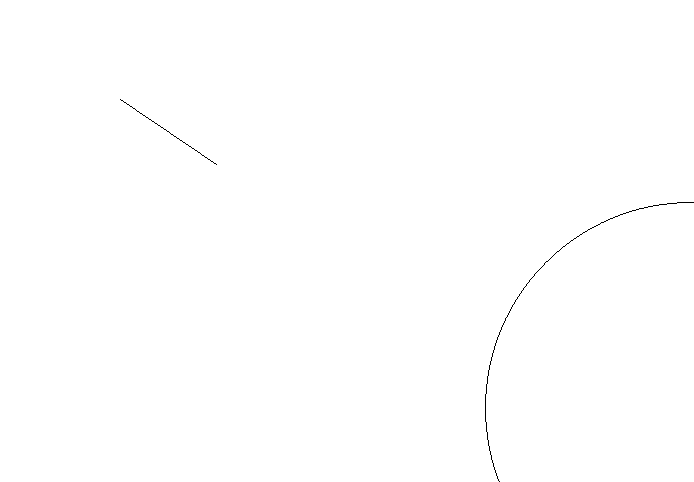
#> input picture ex3.png, 694 x 482 px
$ python main.py
#> lines starting #> are read from the running program, lines starting #| are printed output that depends on the picture; after the words box and inside, x2 and y2 are one past the last pixel; in counts of white or black regions, pixels touching at a corner belong together; long printed decimals are rounded
"""
Program to detect the point of intersection of a circular arc and a line segment
in a given image

Author: Karan Rawat
"""

import numpy as np
import cv2
from sympy import Circle, Point, Line, intersection


def detect_circle(img):
    gray = cv2.cvtColor(img, cv2.COLOR_BGR2GRAY)
    circles = cv2.HoughCircles(gray, cv2.HOUGH_GRADIENT, 1.85, 65,
                               param1=60, param2=30, minRadius=0, maxRadius=0)

    radius_map = {}
    for n in range(0, 500, 1):
        radius_map[n] = []

    print(circles)

    if circles is not None:
        circles = np.round(circles[0, :]).astype("int")
        print(circles)

        for (x, y, r) in circles:
            radius_map[r].append((x, y, r))

        radius_approx = circles[0][2]
        print(radius_approx)
        circle_approx = radius_map[radius_approx]
        output = gray.copy()
        for x, y, r in circle_approx:
            cv2.circle(output, (x, y), r, (0, 0, 255), 1)
            cv2.imshow(f"Radius {radius_approx}", output)

        return circle_approx[0]


def euler_to_coordinate_transform(euler_line):
    for rho, theta in euler_line:
        a = np.cos(theta)
        b = np.sin(theta)
        x0 = a * rho
        y0 = b * rho
        x1 = int(x0 + 2000 * (-b))
        y1 = int(y0 + 2000 * a)
        x2 = int(x0 - 2000 * (-b))
        y2 = int(y0 - 2000 * a)
    return [(x1, y1), (x2, y2)]


def detect_line(img):
    gray = cv2.cvtColor(img, cv2.COLOR_BGR2GRAY)
    edges = cv2.Canny(gray, 50, 60, apertureSize=3)

    cv2.imshow("edges", edges)
    lines = cv2.HoughLines(edges, 1.85, np.pi / 360, 90)

    print (lines)
    if lines is not None:
        line_transform = euler_to_coordinate_transform(lines[0])
        cv2.line(img, line_transform[0], line_transform[1], (255, 0, 0), 1)
        cv2.imshow("Line", img)

    return [line_transform[0], line_transform[1]]


if __name__ == '__main__':

    original_image = cv2.imread('ex3.png')
#> original_image is the input picture: shape (482, 694, 3); 99.9% white; black in thin lines or dots, all inside (x1, y1, x2, y2) = (120, 99, 694, 482)
    cv2.imshow('Original image', original_image)
    cv2.waitKey(0)

    detected_circle = detect_circle(original_image)
#> in detect_circle, `circles = cv2.HoughCircles(gray, cv2.HOUGH_GRADIENT, 1.85, 65, param1=..`: circles = [[691, 407.9, 204.8], [624.4, 415.3, 140.2], [650.3, 354.3, 139.3]]
#| [[[690.975 407.925 204.795  ]
#|   [624.375   415.325   140.230]
#|   [650.275   354.275   139.305]]]
#> in detect_circle, `circles = np.round(circles[0, :]).astype("int")`: circles = [[691, 408, 205], [624, 415, 140], [650, 354, 139]]
#| [[691 408 205]
#|  [624 415 140]
#|  [650 354 139]]
#> the loop in detect_circle, `for (x, y, r) in circles:` made 3 passes
#> in detect_circle, `radius_approx = circles[0][2]`: radius_approx = 205
#| 205
#> in detect_circle, `circle_approx = radius_map[radius_approx]`: circle_approx = [(691, 408, 205)]
#> the loop in detect_circle, `for x, y, r in circle_approx:` made 1 pass
#> pass 1, in detect_circle, `cv2.imshow(f"Radius {radius_approx}", output)`:
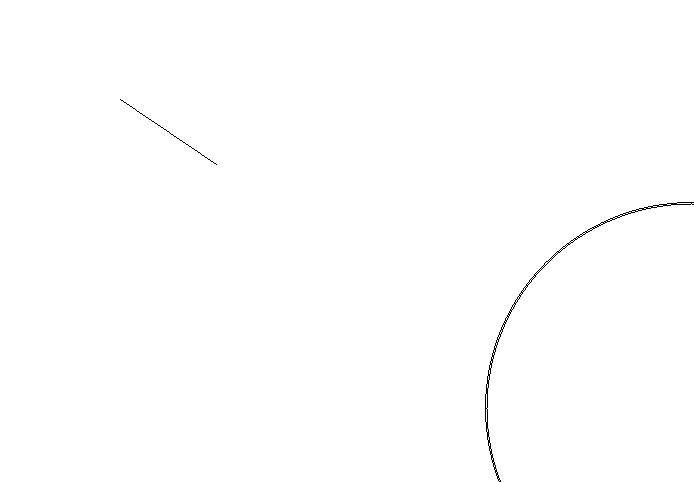
#> window 'Radius 205': shape (482, 694); 99.8% white; black in thin lines or dots, all inside (x1, y1, x2, y2) = (120, 99, 694, 482)
#> detected_circle = (691, 408, 205)
    detected_line = detect_line(original_image)
#> in detect_line, `edges = cv2.Canny(gray, 50, 60, apertureSize=3)`:
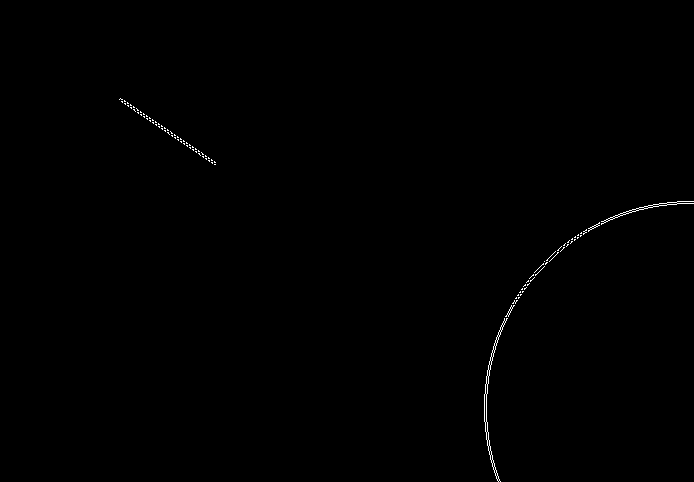
#> edges: shape (482, 694); 0.28% white in thin lines or dots, all inside (x1, y1, x2, y2) = (119, 98, 694, 482)
#> in detect_line, `lines = cv2.HoughLines(edges, 1.85, np.pi / 360, 90)`: lines = [[11.1, 2.18], [9.25, 2.19]]
#| [[[11.1        2.182]]
#|  [[ 9.25       2.190]]]
#> the loop in euler_to_coordinate_transform, `for rho, theta in euler_line:` made 1 pass
#> (rho, theta, a, b, x0, y0, x1, y1) on pass 1: (11.1, 2.18, -0.574, 0.819, -6.37, 9.09, -1644, -1138)
#> in detect_line, `line_transform = euler_to_coordinate_transform(lines[0])`: line_transform = [(-1644, -1138), (1631, 1156)]
#> in detect_line, `cv2.line(img, line_transform[0], line_transform[1], (255, 0, 0), 1)`:
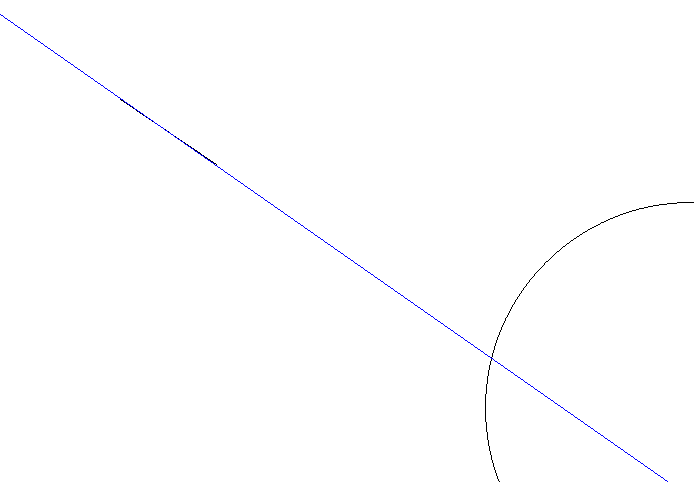
#> img: shape (482, 694, 3); 0.2% of pixels changed, all inside (x1, y1, x2, y2) = (0, 14, 668, 482)
#> detected_line = [(-1644, -1138), (1631, 1156)]

    line = Line(Point(detected_line[0]), Point(detected_line[1]))
    circle = Circle(Point(detected_circle[0], detected_circle[1]), detected_circle[2])
    result = intersection(circle, line)
#> result = 2 items

    if result == []:
        print("No intersection between the circle and the line in the given image")

    else:
        print("The circle and the line intersect at : ",
              "(", float(result[0].x), ",", float(result[0].y), ")",
              "(", float(result[1].x), ",", float(result[1].y), ")")
#| The circle and the line intersect at :  ( 492.124 , 358.266 ) ( 805.697 , 577.910 )

    cv2.waitKey(0)
    cv2.destroyAllWindows()

$ run again, with ex1.png copied over ex3.png
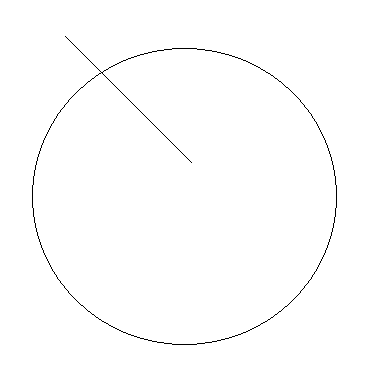
#> input picture ex1.png, 384 x 384 px
#> original_image is the input picture: shape (384, 384, 3); 99.3% white; black in thin lines or dots, all inside (x1, y1, x2, y2) = (32, 36, 337, 345)
#> in detect_circle, `circles = cv2.HoughCircles(gray, cv2.HOUGH_GRADIENT, 1.85, 65, param1=..`: circles = [[185.9, 195.2, 149.9], [115.6, 202.6, 84.55], [254.4, 195.2, 83.43], [182.2, 128.6, 82.33], [158.2, 254.4, 86.21], [226.6, 261.8, 72.15], [117.5, 136, 61.98], [226.6, 4.62, 49.76]]
#| [[[185.925    195.175    149.85    ]
#|   [115.625    202.575     84.545]
#|   [254.375    195.175     83.435   ]
#|   [182.225    128.575     82.325]
#|   [158.175    254.375     86.21    ]
#|   [226.625    261.775     72.15    ]
#> (further printed lines are left out)
#> in detect_circle, `circles = np.round(circles[0, :]).astype("int")`: circles = [[186, 195, 150], [116, 203, 85], [254, 195, 83], [182, 129, 82], [158, 254, 86], [227, 262, 72], [117, 136, 62], [227, 5, 50]]
#| [[186 195 150]
#|  [116 203  85]
#|  [254 195  83]
#|  [182 129  82]
#|  [158 254  86]
#|  [227 262  72]
#> (further printed lines are left out)
#> the loop in detect_circle, `for (x, y, r) in circles:` made 8 passes
#> radius_approx = 150
#| 150
#> circle_approx = [(186, 195, 150)]
#> the loop in detect_circle, `for x, y, r in circle_approx:` made 1 pass
#> detected_circle = (186, 195, 150)
#> in detect_line, `edges = cv2.Canny(gray, 50, 60, apertureSize=3)`:
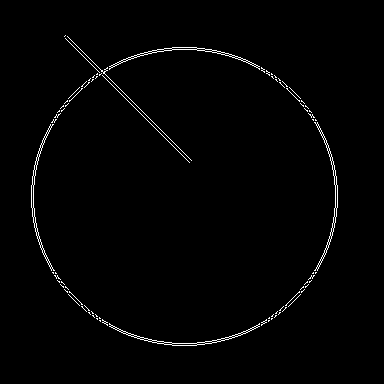
#> edges: shape (384, 384); 1.3% white in thin lines or dots, all inside (x1, y1, x2, y2) = (31, 35, 338, 346)
#> lines = [[-20.35, 2.35], [-22.2, 2.36], [-18.5, 2.36], [-20.35, 2.36], [-16.65, 2.33], [-24.05, 2.37], [-18.5, 2.34]]
#| [[[-20.35        2.347 ]]
#|  [[-22.2         2.356]]
#|  [[-18.5         2.356]]
#|  [[-20.35        2.365 ]]
#|  [[-16.65        2.330]]
#|  [[-24.050    2.374]]
#> (further printed lines are left out)
#> the loop in euler_to_coordinate_transform, `for rho, theta in euler_line:` made 1 pass
#> (rho, theta, a, b, x0, y0, x1, y1) on pass 1: (-20.35, 2.35, -0.701, 0.713, 14.26, -14.51, -1412, -1416)
#> line_transform = [(-1412, -1416), (1440, 1387)]
#> in detect_line, `cv2.line(img, line_transform[0], line_transform[1], (255, 0, 0), 1)`:
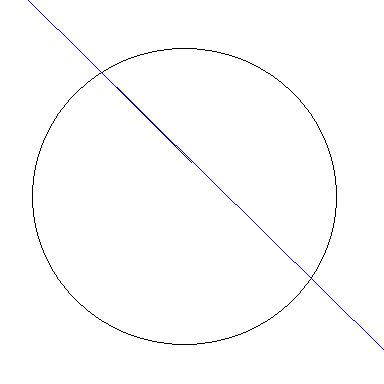
#> img: shape (384, 384, 3); 0.24% of pixels changed, all inside (x1, y1, x2, y2) = (28, 0, 384, 350)
#> result = 2 items
#| The circle and the line intersect at :  ( 101.241 , 71.242 ) ( 311.208 , 277.601 )

$ run again, with ex4.png copied over ex3.png
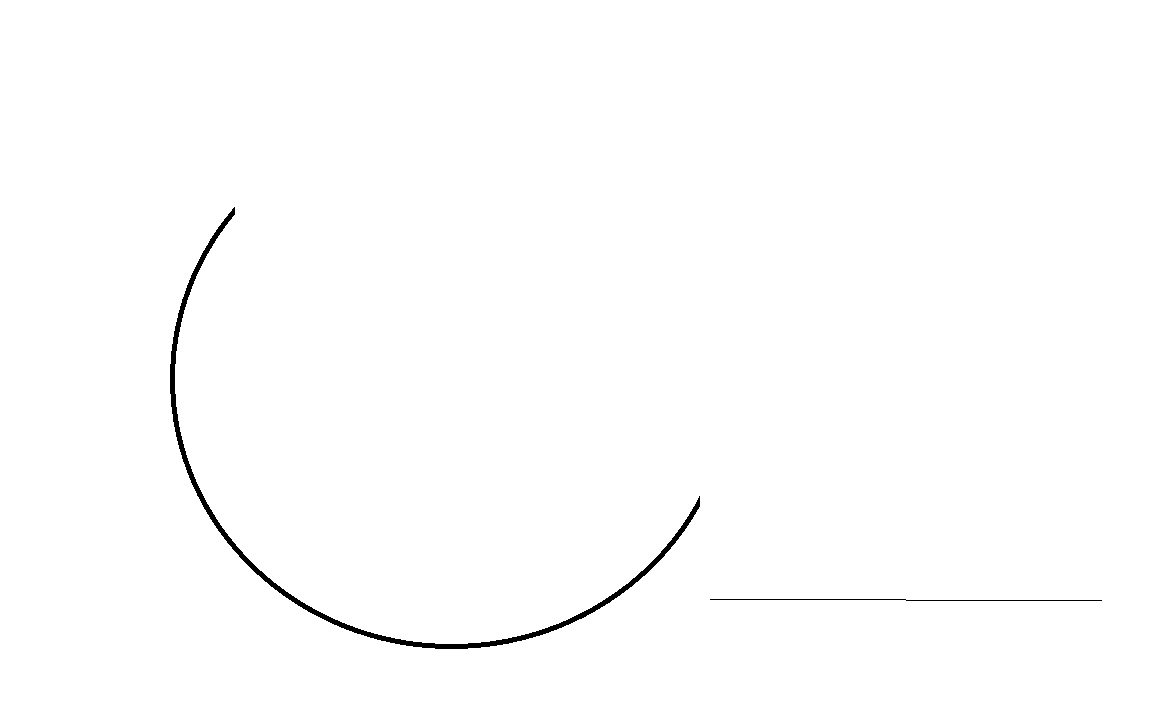
#> input picture ex4.png, 1152 x 720 px
#> original_image is the input picture: shape (720, 1152, 3); 99.4% white; 2 black regions, box (x1, y1, x2, y2) and area: (170, 207, 700, 649) 4573, (710, 599, 1102, 601) 392
#> in detect_circle, `circles = cv2.HoughCircles(gray, cv2.HOUGH_GRADIENT, 1.85, 65, param1=..`: circles = [[448.6, 365.4, 282.9], [504.1, 328.4, 344.3], [491.2, 417.2, 219.4], [387.6, 396.8, 215], [439.4, 300.6, 342.4], [546.7, 380.2, 371.3], [417.2, 456, 187.2], [552.2, 446.8, 156.1], [341.3, 348.7, 167.4], [350.6, 452.3, 152.4], [498.6, 491.2, 149.9], [607.7, 502.3, 77.15]]
#| [[[448.625    365.375    282.865   ]
#|   [504.125    328.375    344.285   ]
#|   [491.175  417.175  219.41    ]
#|   [387.575    396.825    214.97    ]
#|   [439.375    300.625    342.435 ]
#|   [546.675    380.175  371.295   ]
#> (further printed lines are left out)
#> in detect_circle, `circles = np.round(circles[0, :]).astype("int")`: circles = [[449, 365, 283], [504, 328, 344], [491, 417, 219], [388, 397, 215], [439, 301, 342], [547, 380, 371], [417, 456, 187], [552, 447, 156], [341, 349, 167], [351, 452, 152], [499, 491, 150], [608, 502, 77]]
#| [[449 365 283]
#|  [504 328 344]
#|  [491 417 219]
#|  [388 397 215]
#|  [439 301 342]
#|  [547 380 371]
#> (further printed lines are left out)
#> the loop in detect_circle, `for (x, y, r) in circles:` made 12 passes
#> radius_approx = 283
#| 283
#> circle_approx = [(449, 365, 283)]
#> the loop in detect_circle, `for x, y, r in circle_approx:` made 1 pass
#> detected_circle = (449, 365, 283)
#> in detect_line, `edges = cv2.Canny(gray, 50, 60, apertureSize=3)`:
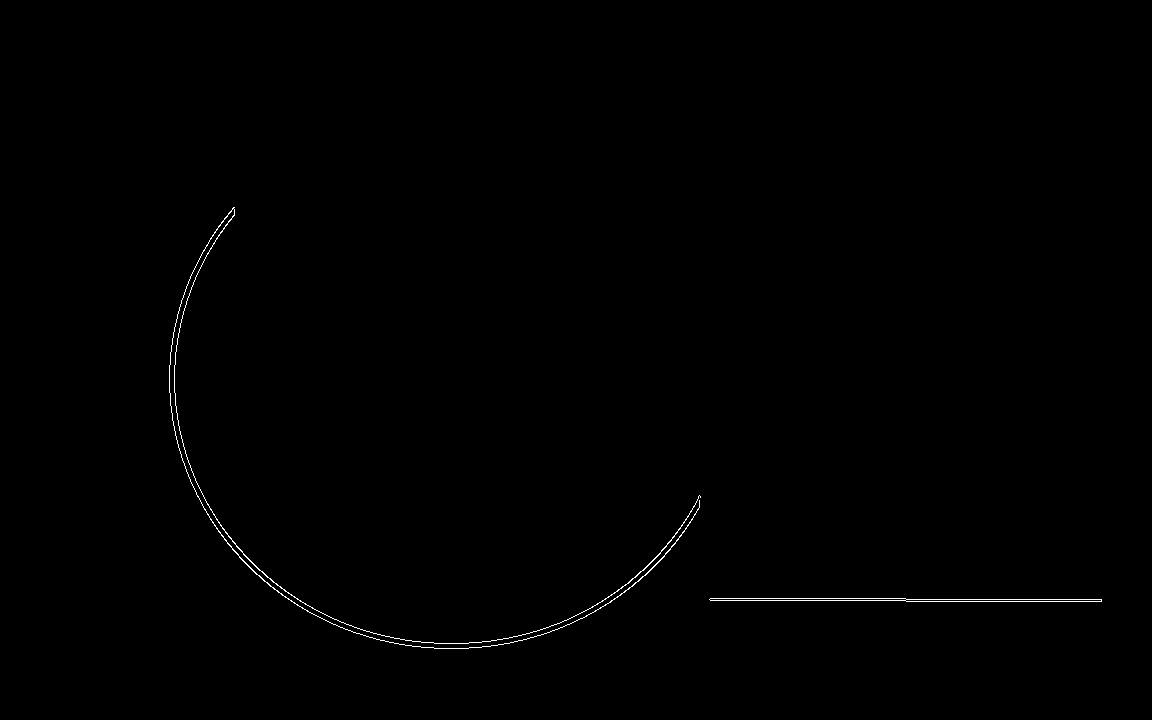
#> edges: shape (720, 1152); 0.33% white in thin lines or dots, all inside (x1, y1, x2, y2) = (169, 207, 1102, 649)
#> lines = 31 rows, first 8: [599.4, 1.57], [592, 1.58], [606.8, 1.56], [582.8, 1.59], [575.4, 1.6], [617.9, 1.55], [612.4, 1.55], [619.8, 1.54]
#> (printed output is left out)
#> the loop in euler_to_coordinate_transform, `for rho, theta in euler_line:` made 1 pass
#> (rho, theta, a, b, x0, y0, x1, y1) on pass 1: (599.4, 1.57, -4.37e-08, 1, -2.62e-05, 599.4, -2000, 599)
#> line_transform = [(-2000, 599), (1999, 599)]
#> in detect_line, `cv2.line(img, line_transform[0], line_transform[1], (255, 0, 0), 1)`:
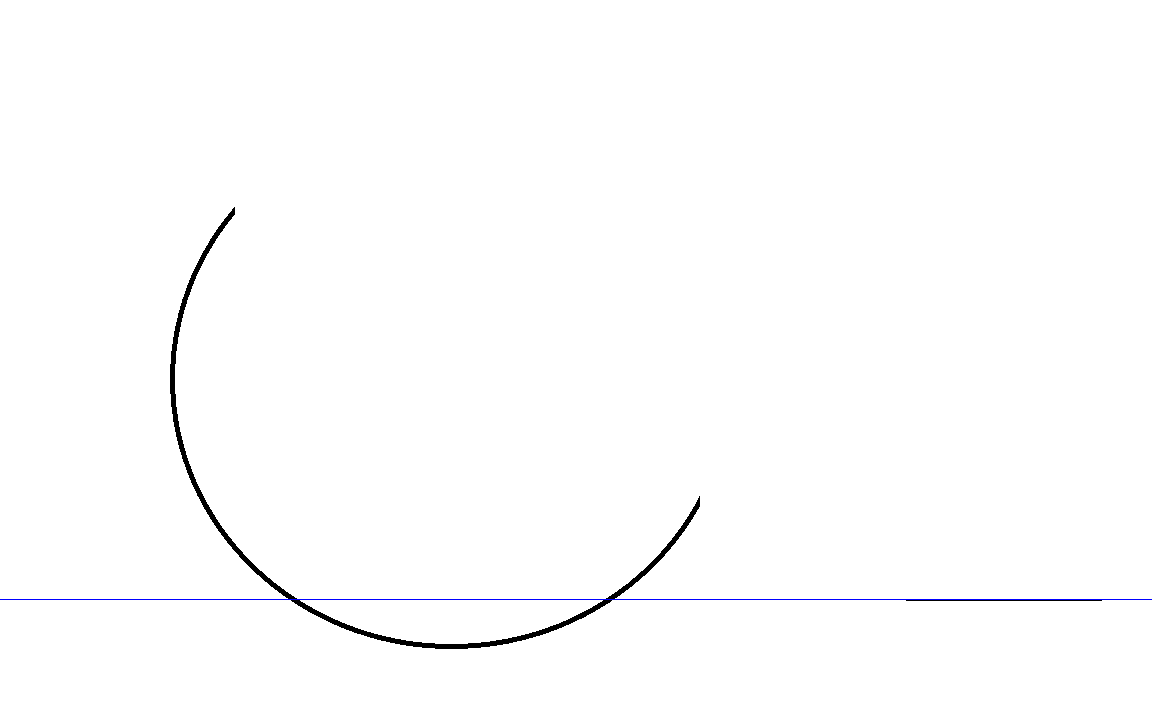
#> img: shape (720, 1152, 3); 0.14% of pixels changed, all inside (x1, y1, x2, y2) = (0, 599, 1152, 600)
#> result = 2 items
#| The circle and the line intersect at :  ( 289.837 , 599.0 ) ( 608.163 , 599.0 )
